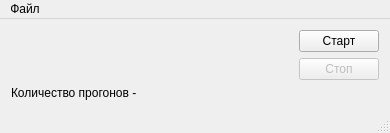
<?xml version="1.0" encoding="UTF-8"?>
<ui version="4.0">
 <class>MainWindow</class>
 <widget class="QMainWindow" name="MainWindow">
  <property name="geometry">
   <rect>
    <x>0</x>
    <y>0</y>
    <width>390</width>
    <height>129</height>
   </rect>
  </property>
  <property name="windowTitle">
   <string>childRatingStage</string>
  </property>
  <widget class="QWidget" name="centralWidget">
   <layout class="QVBoxLayout" name="verticalLayout">
    <item>
     <layout class="QHBoxLayout" name="horizontalLayout">
      <item>
       <spacer name="horizontalSpacer">
        <property name="orientation">
         <enum>Qt::Horizontal</enum>
        </property>
        <property name="sizeHint" stdset="0">
         <size>
          <width>40</width>
          <height>20</height>
         </size>
        </property>
       </spacer>
      </item>
      <item>
       <widget class="QPushButton" name="startButton">
        <property name="text">
         <string>Старт</string>
        </property>
       </widget>
      </item>
     </layout>
    </item>
    <item>
     <layout class="QHBoxLayout" name="horizontalLayout_2">
      <item>
       <spacer name="horizontalSpacer_2">
        <property name="orientation">
         <enum>Qt::Horizontal</enum>
        </property>
        <property name="sizeHint" stdset="0">
         <size>
          <width>40</width>
          <height>20</height>
         </size>
        </property>
       </spacer>
      </item>
      <item>
       <widget class="QPushButton" name="stopButton">
        <property name="enabled">
         <bool>false</bool>
        </property>
        <property name="text">
         <string>Стоп</string>
        </property>
       </widget>
      </item>
     </layout>
    </item>
    <item>
     <widget class="QLabel" name="countLabel">
      <property name="text">
       <string>Количество прогонов - </string>
      </property>
     </widget>
    </item>
   </layout>
  </widget>
  <widget class="QMenuBar" name="menuBar">
   <property name="geometry">
    <rect>
     <x>0</x>
     <y>0</y>
     <width>390</width>
     <height>18</height>
    </rect>
   </property>
   <widget class="QMenu" name="menu">
    <property name="title">
     <string>Файл</string>
    </property>
    <addaction name="action"/>
   </widget>
   <addaction name="menu"/>
  </widget>
  <widget class="QStatusBar" name="statusBar"/>
  <action name="action">
   <property name="text">
    <string>Выход</string>
   </property>
  </action>
 </widget>
 <layoutdefault spacing="6" margin="11"/>
 <resources/>
 <connections/>
</ui>
